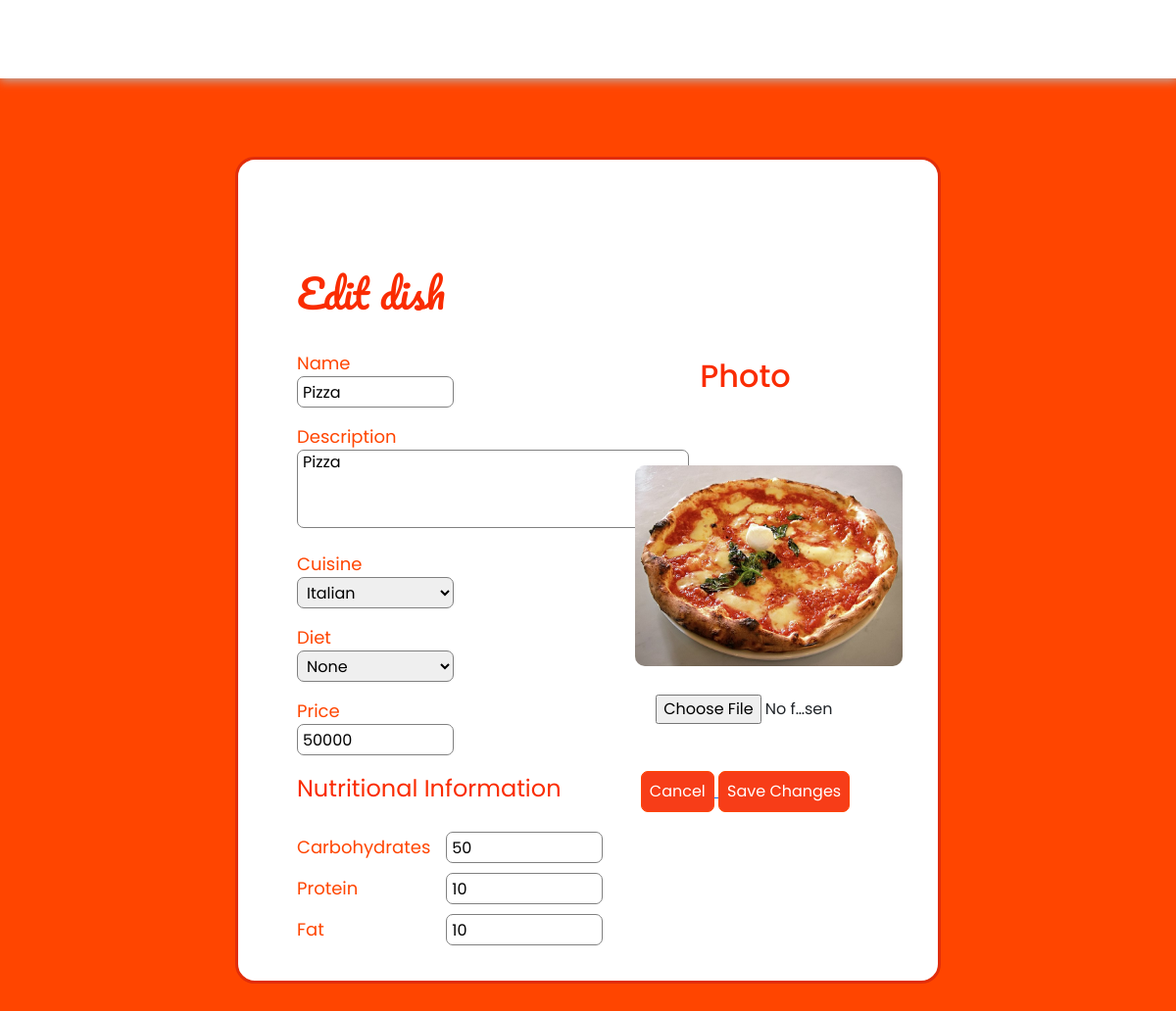
The app's page /editing.php?dishid=38 (signed in) with its own data.
### tables this page shows
CREATE TABLE `dishes` (
  `name` varchar(100) NOT NULL,
  `description` varchar(100) NOT NULL,
  `cuisine` varchar(100) NOT NULL,
  `diet` varchar(100) NOT NULL,
  `price` int(11) NOT NULL,
  `carbohydrates` int(11) NOT NULL,
  `protein` int(11) NOT NULL,
  `fat` int(11) NOT NULL,
  `id` int(11) NOT NULL,
  `image` varchar(100) NOT NULL,
  `chefid` varchar(100) NOT NULL
);

### editing.php (the view, shortened to what this page needs)
<?php
    require_once("config.php");
?>
<!DOCTYPE html>
<html lang="en">
  <head>
    <link
      href="https://cdn.jsdelivr.net/npm/bootstrap@5.2.2/dist/css/bootstrap.min.css"
      rel="stylesheet"
    />
    <link
      rel="stylesheet"
      href="https://cdnjs.cloudflare.com/ajax/libs/font-awesome/6.2.0/css/all.min.css"
    />
    <link rel="stylesheet" href="posting.css" />
    <link rel="stylesheet" href="navbar.css" />
    <link rel="stylesheet" href="footer.css" />
  </head>
  <body>
          <nav id="header">
      </nav>
      <?php
  $id = $_GET['dishid'];
  $sql = "SELECT * FROM dishes WHERE id = $id";
  $query = $db->prepare($sql);
  $query->execute();
  $result = $query->fetchAll(PDO::FETCH_OBJ);
  $dishname = $result[0]->name;
  $dishprice = $result[0]->price;
  $dishdescription = $result[0]->description;
  $dishimage = $result[0]->image;
  $dishdiet = $result[0]->diet;
  $dishcuisine = $result[0]->cuisine;
  $dishprotein = $result[0]->protein;
  $dishcarbohydrates = $result[0]->carbohydrates;
  $dishfat = $result[0]->fat;
  ?>
    <div class="maincontainer">
      <div class="container">
        <div class="row w-100">
          <h1
            align-text="left"
            style="color: #fa2c02; font-family: 'Pacifico', sans-serif"
            class="pt-4 ms-5 mt-5"
          >
            Edit dish
          </h1>
          <div class="col-lg col-sm-12">
            <form action = "process_edit.php" method="POST" enctype="multipart/form-data">
            <div class="row">
            <div class="col-xl-6 col-xs-12">
              <div class="input-container ps-5 my-3">
                <label for="name">Name</label><br />
                <input type="text" id="name" name="name" value="<?php echo $dishname ?>" /><br />
              </div>
              <div class="input-container ps-5 my-3">
                <label for="desc">Description</label><br />
                <textarea type="text" id="desc" name="desc" placeholder=""><?php echo $dishdescription ?></textarea><br />
              </div>
              <div class="input-container ps-5 my-3">
                <label for="cuisine">Cuisine</label><br />
                <select id="cuisine" name="cuisine">
                  <option value="italian" <?php echo ($dishcuisine == "italian")?"selected":""; ?>>Italian</option>
  </select>
                <br />
              </div>
              <div class="input-container ps-5 my-3">
                <label for="diet">Diet</label><br />
                <select id="diet" name="diet">
                  <option value="none" <?php echo ($dishdiet == "none")?"selected":""; ?>>None</option>
                </select>
                <br />
              </div>
              <div class="input-container ps-5 my-3">
                <label for="price">Price</label><br />
                <input type="number" id="price" name="price" value="<?php echo $dishprice ?>"/><br />
              </div>
              <div class="input-container ps-5 my-3">
                <div class="my-3" style="font-size: x-large; color: #fa2c02">
                  Nutritional Information
                </div>
                <p>
                  <label for="carbs" class="pe-3">Carbohydrates</label>
                  <input type="number" id="carbs" name="carbs" value="<?php echo $dishcarbohydrates ?>"/><br />
                </p>
                <p>
                  <label for="protein">Protein</label>
                  <input type="number" id="protein" name="protein" value="<?php echo $dishprotein ?>"/><br />
                </p>
                <p>
                  <label for="fat">Fat</label>
                  <input type="number" id="fat" name="fat" value="<?php echo $dishfat ?>" /><br />
                </p>
              </div>
  </div>
            <div class="col-xl-6 col-xs-12">
            <div class="col-lg col-sm-12 text-sm-center">
            <div class="w-100">
              <h2 class="py-4" style="color: #fa2c02">Photo</h2>
              <div class="imagecontainer mt-5 ms-5" id="imagecontainer">
                  <img src="ImageUploads/<?php echo $dishimage ?>" alt="image" id="image" class="image" style="object-fit:contain; max-width: 100%; max-height:100%; border-radius: 10px; width:300px;"/>
                </div>
                <input type="file" name="image" class="photo-file" id="image_input"/>
              <div class="container-fluid">
                <div class="mt-5 text-center">
                  <a href="account.php">
                  <button class="clear-btn">
                    Cancel
                  </button>
              </a>
                  <button name='submit' class="post-btn" type="submit">Save Changes</button>
                </div>
              </div>
            </div>
            </div>
            </div>
            </div>
            </form>
          </div>
        </div>
      </div>
    </div>
  </body>
</html>

### posting.css (style rules this page uses)
* { font-family: "Poppins", sans-serif; }
body { overflow-x: hidden; background-color: orangered; }
.maincontainer { background: white; width: 60vw; height: auto; display: flex; flex-direction: column; justify-content: center; margin: auto; margin-top: 20vh; border-radius: 20px; margin-bottom: 10vh; border: 3px solid #e12d09; }
input, textarea, select { height: 2rem; width: 10rem; border: 1px solid gray; border-radius: 7px; text-indent: 5px; }
textarea { height: 5rem; width: 25rem; }
form { display: table; border-collapse: separate; border-spacing: 0 10px; margin: 0; padding: 0; }
p { display: table-row; }
p > label, p > input { display: table-cell; }
.container { border-radius: 7px; margin-top: 5vh; }
.input-container { text-align: left; }
label { font-size: large; color: orangered; }
.post-btn { color: white; background-color: #f73d18; border: 1px solid orangered; padding: 0.5em; border-radius: 7px; }
.clear-btn { color: white; background-color: #f73d18; border: 1px solid orangered; padding: 0.5em; border-radius: 7px; }
.photo-file { width: 60%; height: 100%; border: none; margin-top: 5px; }

### navbar.css (style rules this page uses)
* { padding: 0; margin: 0; text-decoration: none; list-style: none; box-sizing: border-box; }
nav { background: white; height: 80px; width: 100%; position: sticky; box-shadow: 1px 1px 10px 1px rgb(182, 182, 182); z-index: 999; position: fixed; top: 0; }

### footer.css (style rules this page uses)
* { padding: 0; margin: 0; text-decoration: none; list-style: none; box-sizing: border-box; }
p, span, address, h2, .footer a { text-decoration: none; font-family: "Poppins", sans-serif; }

### records on screen
dishes: name "Pizza", desc "Pizza", cuisine "Italian", price "50000", carbs "50", protein "10", fat "10", image (picture)
